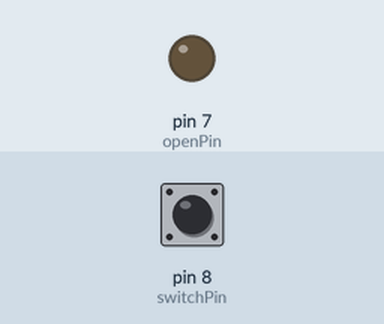
Simulated run of this sketch. Board: Arduino Uno, built with avr-gcc and run on an emulated ATmega328P. On the bench: output pins drawn as LEDs (lit = HIGH). The inputs (shaded band) are chosen by the test bench; at power-on: pin 8 (switchPin) LOW.

Above: at 1.2 s.
1.3 s: pin 8 (switchPin) pulled HIGH for 0.15 s
At 1.37 s:
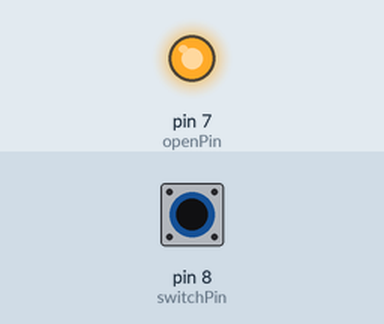
2.9 s: pin 8 (switchPin) pulled HIGH for 3.2 s
At 7.1 s:
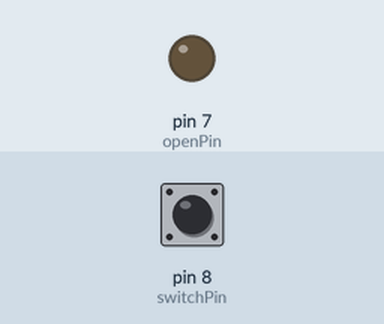
Timing chart, 0 to 8.6 s (numbered marks = the images above; inputs shaded):
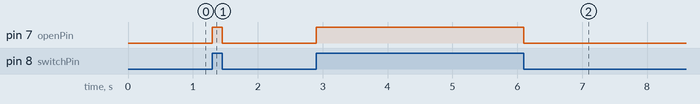

Measured:
- after the input at 1.3 s, pin 7 (openPin): LOW → HIGH at once, → LOW 0.15 s later
- after the input at 2.9 s, pin 7 (openPin): LOW → HIGH at once, → LOW 3.2 s later

The sketch:

sketch_feb20a.ino.ino
```cpp
int switchPin = 8;
int openPin = 7;
void setup() {
  pinMode(openPin,OUTPUT);
  pinMode(switchPin,INPUT);
}

void loop() {
  int switchMode = digitalRead(switchPin);
  if (switchMode == HIGH)
    digitalWrite(openPin,HIGH);
   else
    digitalWrite(openPin,LOW);
}
```
